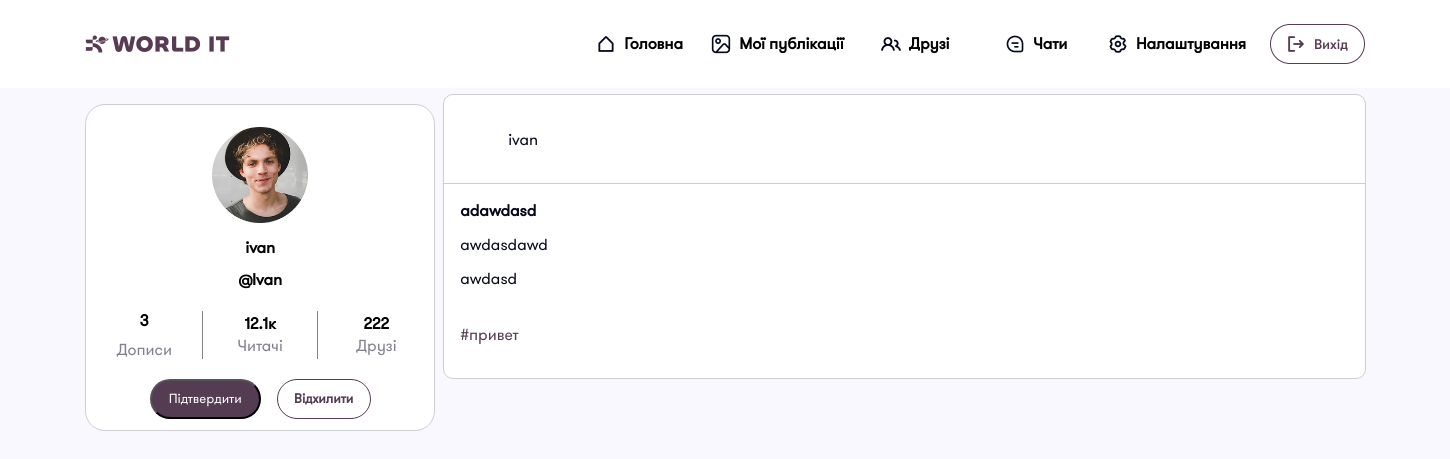
Before: /user/profile/5/ with the older database file.
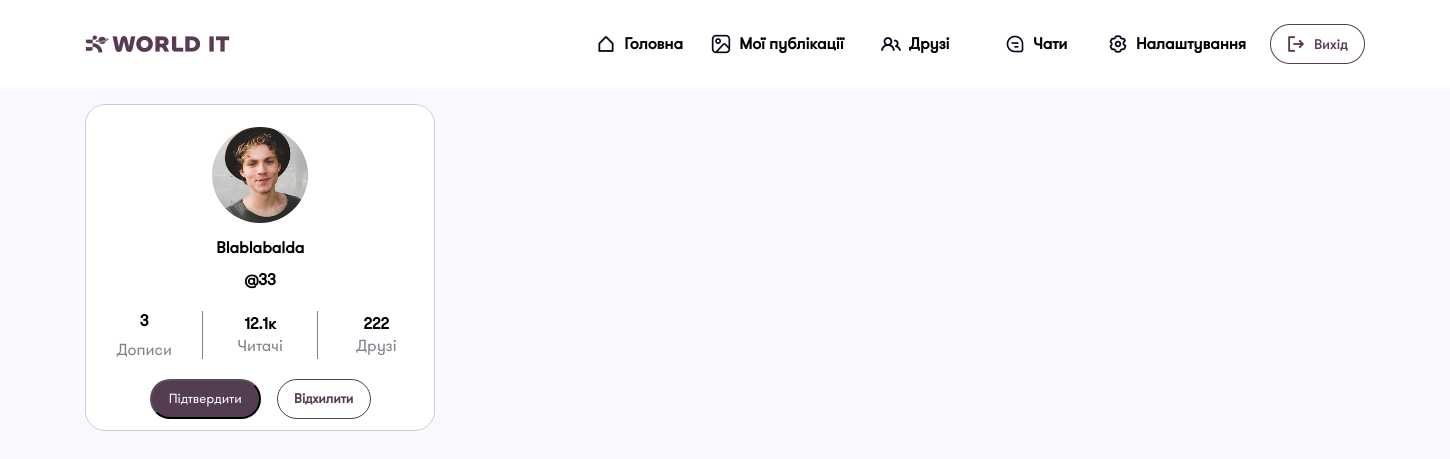
After: the same page with the newer database file.
### user_app/models.py (models this page shows)
class User(AbstractUser):
    username = models.CharField(
        max_length=150,
        blank= True,
        null= True,
        )
    email = models.EmailField(
        unique=True,
    )
    USERNAME_FIELD = 'email'
    REQUIRED_FIELDS = []

### post_app/models.py (models this page shows, shortened)
class Post(models.Model):
    author = models.ForeignKey(
        to = settings.AUTH_USER_MODEL,
        on_delete= models.CASCADE,
        related_name= "posts"
    )
    title = models.CharField(max_length= 150)
    topic = models.CharField(max_length= 150, blank= True, null= True)
    content = models.TextField(null= True)
    tags = models.ManyToManyField("Tag", related_name= "posts", blank= True)
    created_at = models.DateTimeField(auto_now_add= True)
    updated_at = models.DateTimeField(auto_now= True)

class Tag(models.Model):
    name = models.CharField(max_length= 100, unique= True)

### user_app/views.py (the view, shortened to what this page needs)
# urls.py: path("profile/<int:user_id>/", view=ProfileView.as_view(), name="ProfilePage"),
class ProfileView(ListView):
    template_name = "user_app/profile_page.html"
    paginate_by = 5
    context_object_name = 'posts'
    def get_context_data(self, **kwargs):
        context = super().get_context_data(**kwargs)
        context["user_id"] = self.kwargs.get('user_id')
        context["user_profile"] = User.objects.get(id= self.kwargs.get('user_id'))
        return context
    def get_queryset(self):
        user_id = self.kwargs.get('user_id')
        return Post.objects.filter(author_id = user_id).order_by("-created_at")
    def get(self, request, *args, **kwargs):
        return super().get(request, *args, **kwargs)

### user_app/templates/user_app/profile_page.html (shortened to what this page needs)
{% extends "base.html" %}
{% load static %}
{% block links %}
    <link rel="stylesheet" href="{% static 'css/base.css' %}">
    <link rel="stylesheet" href="{% static 'user_app/css/profile_page.css' %}">
    <link rel="stylesheet" href="{% static 'post_app/css/show_post.css' %}">
{% endblock %}
{% block side-panel %}
<div class="profile">
    <div class="prof-info">
        <div class = 'lina-pfp'>
            <img src="{% static 'home_app/images/avatar1.png' %}">
        </div>
        <div class="nickname">
            <span class="bold-text">{{ user_profile.last_name }}</span>
            <span class="bold-text">{{ user_profile.username }}</span>
        </div>
    </div>
    <div class="information">
        <div class="posts">
            <span class="bold-text">3</span>
            <span class="gray-color">Дописи</span>
        </div>
        <div class="readers">
            <span class="bold-text">12.1к</span>
            <span class="gray-color">Читачі</span>
        </div>
        <div class="friends">
            <span class="bold-text" >222</span>
            <span class="gray-color">Друзі</span>
        </div>
    </div>
    <div class="request-buttons">
        <button class="accept-request" id="accept-request" data-friend-action data-url="{% url 'friends_action' user_id 'add' %}">Підтвердити</button>
        <button class="delete-request" data-friend-action data-url="{% url 'friends_action' user_id 'dismiss' %}"><strong>Відхилити</strong></button>
    </div>
</div>
{% endblock %}
{% block content-panel %}
    <div class="post-list">
        {% include 'post_app/particles/show_post.html' %}
        <div id="postLoaderLine" style="width: 100%; height: 1px;"></div>
    </div>
{% endblock %}

### templates/base.html (shortened to what this page needs)
{% load static %}
<html lang="en">
    <head>
        {% block links %}{% endblock %}
    </head>
    <body>
        <header>{% include "header.html" %}</header>
        <main>
            {% if request.path != "/user/auth" %}
            <div class="side-panel" >
                {% block side-panel %}{% endblock %}
            </div>
            <div class="content-panel" >
                {% block content-panel %}{% endblock %}
            </div>
            {% endif %}
        </main>
    </body>
</html>

### templates/header.html
{% load static %}
<div class="header-container">
    <div class="header-container-logo">
        <img src="{% static 'images/logo.png' %}" alt="">
    </div>
    {% if request.path != "/user/auth" %}
    <div class="nav">
        <nav class="nav-pages">
            <a class="inner-container-nav" href="{% url 'MainPage' %}" {% if request.path == "/" %}style="background-color: #E9E5EE;"{% endif %}>
                <img src="{% static 'images/home.png' %}" alt="">
                <span class="bold-text">Головна</span>
            </a>
            <a class="inner-container-nav" href="{% url 'PostPage' %}" {% if request.path == "/posts/" %}style="background-color: #E9E5EE;"{% endif %}>
                <img src="{% static 'images/post.png' %}" alt="">
                <span class="bold-text">Мої публікації</span>
            </a>
            <a class="inner-container-nav" href="{% url 'FriendsPage' %}" {% if request.path == "/user/friends/" %}style="background-color: #E9E5EE;"{% endif %}>
                <img src="{% static 'images/people.png' %}" alt="">
                <span class="bold-text">Друзі</span>
            </a>
            <a class="inner-container-nav" href="{% url 'ChatsPage' %}" {% if request.path == "/chats/" %}style="background-color: #E9E5EE;"{% endif %}>
                <img src="{% static 'images/chat.png' %}" alt="">
                <span class="bold-text">Чати</span>
            </a>
            <a class="inner-container-nav" href="{% url 'SettingsPage' %}" {% if request.path == "/user/settings/" %}style="background-color: #E9E5EE;"{% endif %}>
                <img src="{% static 'images/settings.png' %}" alt="">
                <span class="bold-text">Налаштування</span>
            </a>
        </nav>
        <a href="{% url 'Logout' %}"><img class="exit-button" src="{% static 'images/exit.png' %}" alt=""></a>
    </div>
    {% endif %}
</div>

### post_app/templates/post_app/particles/show_post.html (shortened to what this page needs)
{% for post in posts %}
        <article class="post">
            <div class="top-div">
                <p class="author-post"> {{ post.author.last_name }}</p>
            </div>
               <h2 class="name-post">{{ post.title }}</h2>
            <div class="all-text-post">
                {% if post.topic %}
                    <p class="topic-post"><strong></strong> {{ post.topic }}</p>
                {% endif %}
                <p class="main-text-post">{{ post.content }}</p>
                {% if post.tags.all %}
                    <p class="tag-post">
                        {% for tag in post.tags.all %}
                            #{{ tag.name }}
                        {% endfor %}
                    </p>
                {% endif %}
            </div>
        </article>
{% endfor %}

### static/css/base.css (style rules this page uses)
.bold-text { font-family: GT Walsheim Pro, sans-serif; font-weight: 700; }
* { margin: 0; padding: 0; box-sizing: border-box; font-family: GT Walsheim Pro; }
body { display: flex; overflow: hidden; justify-content: start; align-items: center; min-width: 1440px; min-height: 100vh; flex-direction: column; background-color: #FAF8FF; gap: 6px; }
header { display: flex; justify-content: center; align-items: center; width: 100vw; height: 88px; background-color: #FFFFFF; }
.header-container { display: flex; justify-content: space-between; align-items: center; height: 40px; width: 1280px; }
.header-container-logo { display: flex; width: 145px; height: 18px; }
.nav { display: flex; width: 775px; height: 40px; align-items: center; gap: 24px; }
.nav-pages { display: flex; white-space: nowrap; align-items: center; gap: 22px; width: 656px; height: 28px; }
.inner-container-nav { display: flex; align-items: center; justify-content: center; font-size: medium; min-height: 28px; width: 154px; gap: 8px; text-decoration: none; color: inherit; border-radius: 3px; }
.inner-container-nav img { width: 20px; height: 20px; }
.exit-button { display: flex; width: 95px; height: 40px; }
.content-panel { display: flex; flex-direction: column; height: 100vh; width: 923px; gap:10px; }
.side-panel { display: flex; width: 350.87px; height: 100vh; flex-direction: column; gap:10px; }
main { display: flex; width: 1279.53px; height: 2124px; gap: 8px; }

### user_app/static/user_app/css/profile_page.css (style rules this page uses)
.profile { display: flex; align-items: center; justify-content: center; flex-direction: column; width: 350px; height: 327px; background-color: rgb(255, 255, 255); border-radius: 20px; border: 1px #CDCED2 solid; gap: 16px; margin-top: 10px; }
.information { display: flex; align-items: center; justify-content: center; flex-direction: row; width: 350px; height: 55px; }
.posts { display: flex; align-items: center; justify-content: center; flex-direction: column; gap: 7px; width: 116px; height: 48px; border-right: 1px rgb(68, 68, 68); }
.bold-text { font-family: GT Walsheim Pro, sans-serif; font-weight: 700; }
.gray-color { color: #81818D; }
.readers { display: flex; align-items: center; justify-content: center; flex-direction: column; width: 116px; height: 48px; border-left: 1px #81818D solid; border-right: 1px #81818D solid; }
.friends { display: flex; align-items: center; justify-content: center; flex-direction: column; width: 116px; height: 48px; }
.prof-info { display: flex; align-items: center; justify-content: center; flex-direction: column; width: 350px; height: 175px; gap:24px; }
.lina-pfp img { display: flex; align-items: center; width: 96px; height: 96px; }
.nickname { gap: 10px; width: 350px; height: 35px; display: flex; align-items: center; justify-content: center; flex-direction: column; }
.request-buttons { display: flex; align-items: center; flex-direction: row; width: max-content; height: 40px; gap:16px; }
.accept-request { display: flex; justify-content: center; align-items: center; color:#FFFFFF; background-color:#543C52; border-radius: 1234px; width: 111px; height: 40px; cursor: pointer; }
.delete-request { display: flex; justify-content: center; align-items: center; color:#543C52; background-color:#FFFFFF; border: 1px solid #543C52; border-radius: 1234px; width: 94px; height: 40px; cursor: pointer; }

### post_app/static/post_app/css/show_post.css (style rules this page uses)
.post-list { overflow-y: auto; overflow-x: hidden; }

Changed rows visible on the page:
removed Post: author.last_name "ivan", title "adawdasd", topic "awdasdawd", content "awdasd"
removed Tag: name "привет"
changed User: last_name "ivan" → "Blablabalda"; username "@Ivan" → "@33"
